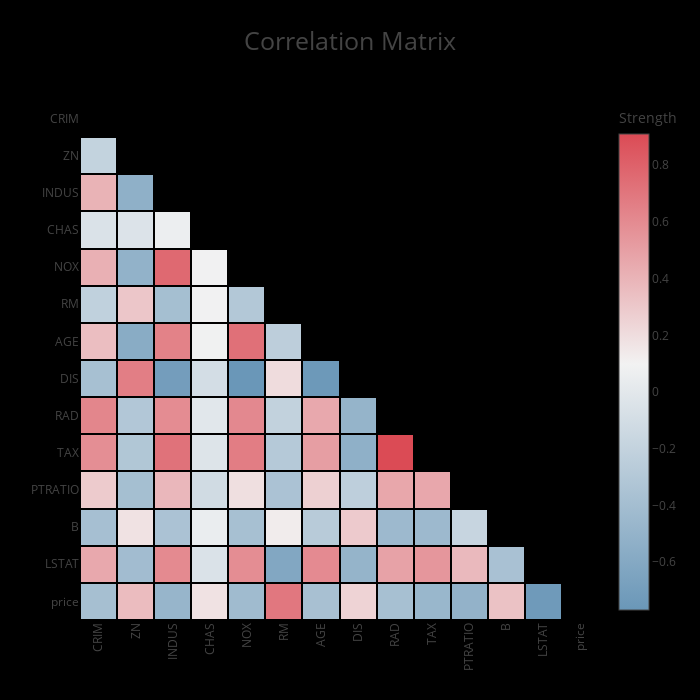

Write notebook code for a chart like this one.
### Markdown cell above
We can also look at the correlations:

### Code cell
dd.correlation_matrix(df)

### Figure 1 — Plotly figure (JSON) as saved in the notebook; plotly's stock layout.template omitted (floating-point values rounded to 4 significant figures; data arrays with more than 128 entries replaced by an {"elided": "..."} marker saying what was removed)
{"data": [{"colorbar": {"title": {"text": "Strength"}}, "colorscale": [[0, "rgb(105.84626995902877, 151.2308466393525, 184.30774150806306)"], [0.5165, "rgb(242, 242, 242)"], [1, "rgb(219.24429528667045, 74.51801330989447, 85.44075157229265)"]], "connectgaps": false, "type": "heatmap", "uid": "3c00ba68-74a6-4816-b82a-06372d61b4bc", "x": ["CRIM", "ZN", "INDUS", "CHAS", "NOX", "RM", "AGE", "DIS", "RAD", "TAX", "PTRATIO", "B", "LSTAT", "price"], "xgap": 2, "y": ["price", "LSTAT", "B", "PTRATIO", "TAX", "RAD", "DIS", "AGE", "RM", "NOX", "CHAS", "INDUS", "ZN", "CRIM"], "ygap": 2, "z": {"elided": "14x14 float values"}}], "layout": {"autosize": false, "height": 700, "paper_bgcolor": "rgb(0,0,0,0)", "plot_bgcolor": "rgb(0,0,0,0)", "title": {"font": {"size": 25}, "text": "Correlation Matrix"}, "width": 700, "xaxis": {"automargin": true, "autorange": true, "range": [-0.5, 13.5], "showgrid": false, "tickangle": -90, "ticks": "", "type": "category"}, "yaxis": {"automargin": true, "autorange": true, "range": [-0.5, 13.5], "showgrid": false, "ticks": "", "type": "category"}}}
